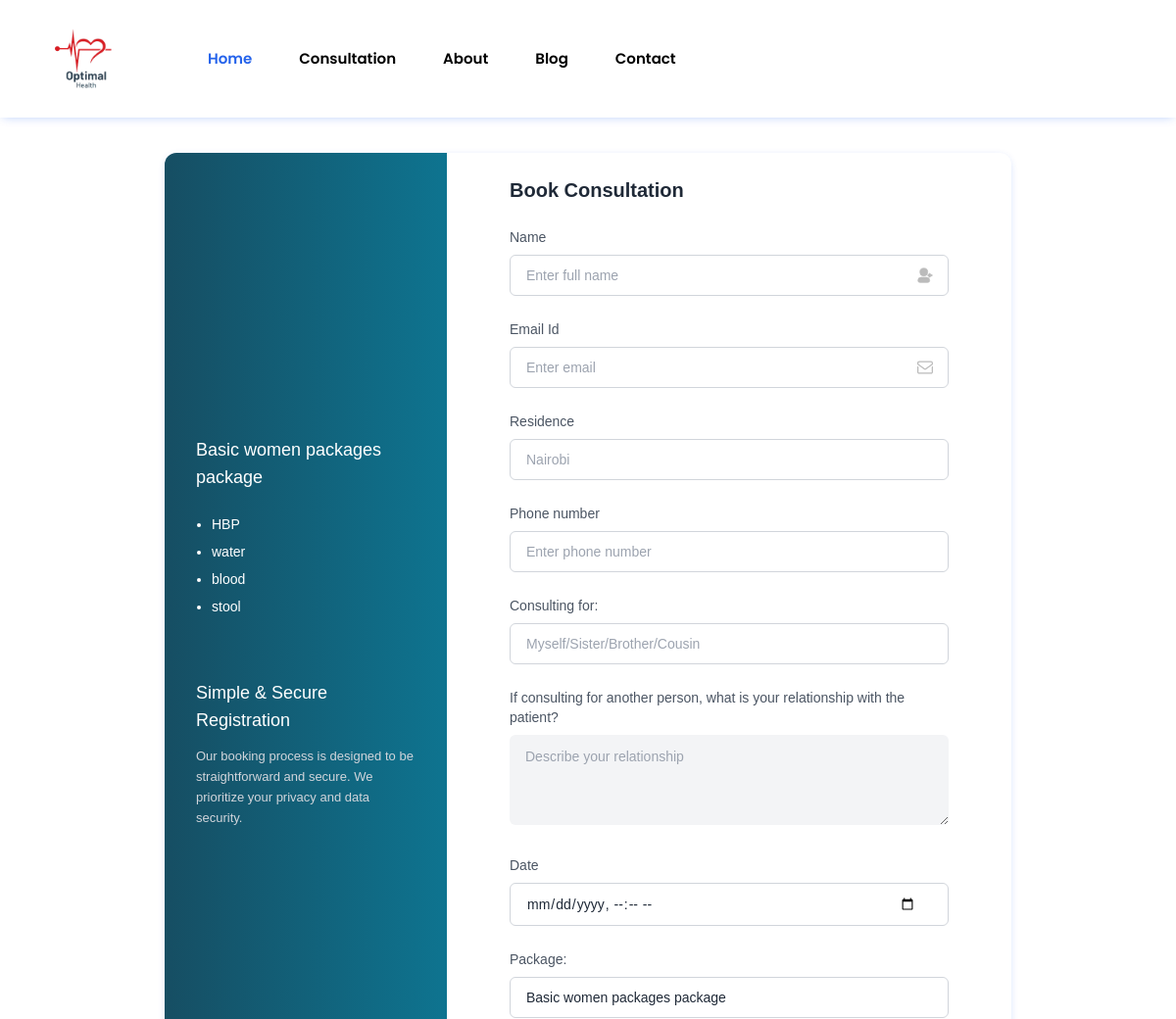
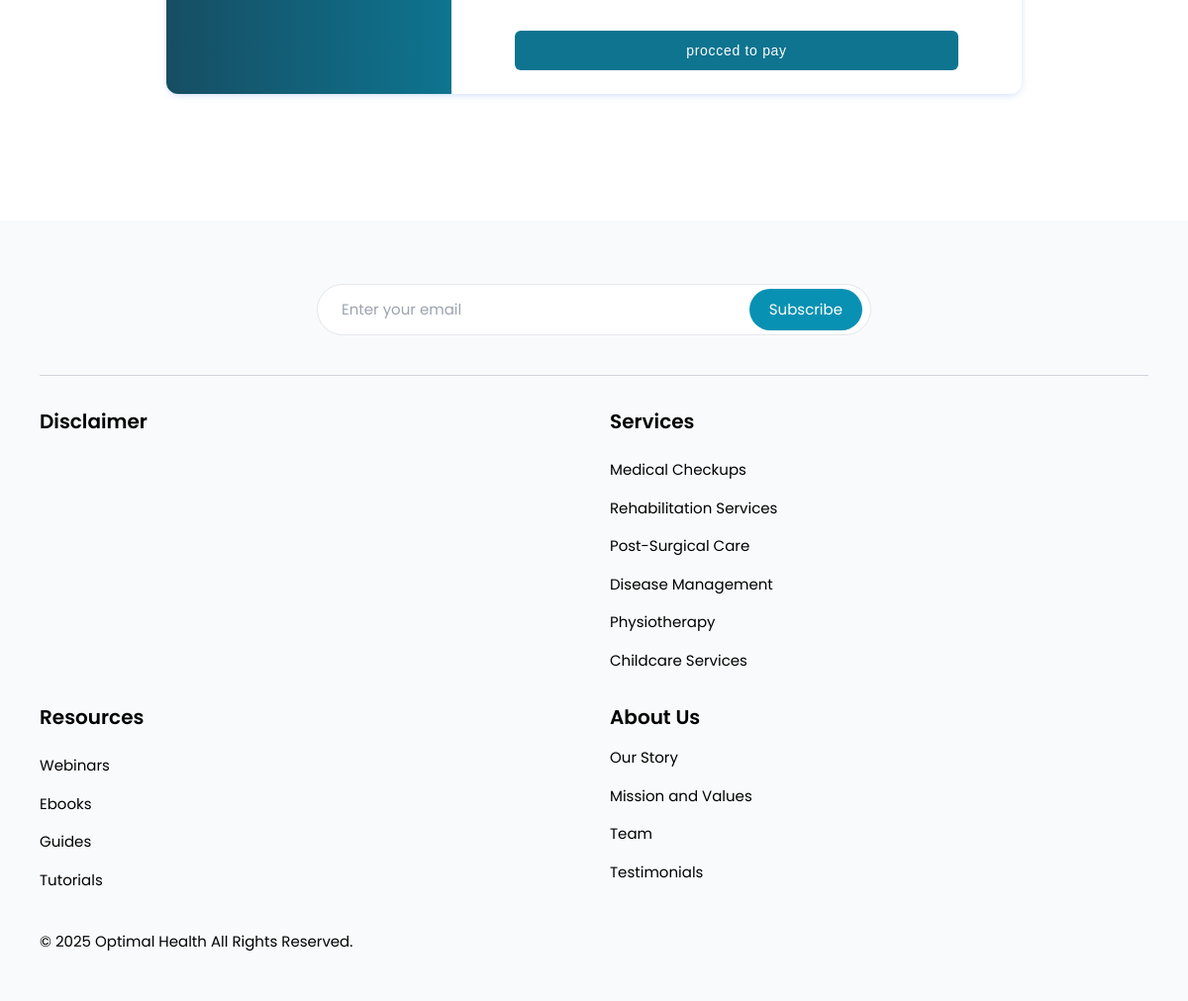
Page /booking_package/2/ on the committed database (2 pictures, top to bottom).
### optimal/models.py (models this page shows, shortened)
class WellnessPackage(models.Model):
    title = models.CharField(max_length=255)
    description = models.TextField()
    image = models.ImageField(upload_to='packages/')
    price = models.DecimalField(max_digits=10, decimal_places=2)
    category = models.ForeignKey(Category, on_delete=models.CASCADE, related_name='packages')
    def get_description_list(self):
        return self.description.split("\n")

### optimal/views.py (the view, shortened to what this page needs)
# urls.py: path('booking_package/<int:pk>/', booking_package, name='booking_package'),
def booking_package(request, pk):
    package = get_object_or_404(WellnessPackage, pk=pk)
    return render(request, 'booking_package.html', {'error': 'All fields are required', 'package': package})
    return render(request, 'booking_package.html',  {'packages': packages})

### templates/booking_package.html (shortened to what this page needs)
{% extends "base.html" %}
{% block content %}
<div class="font-[sans-serif] bg-white max-w-4xl mb-6 flex w-full pt-3 mt-6 items-center mx-auto  p-4">
    <div class="grid md:grid-cols-3 items-center shadow-[0_2px_10px_-3px_rgba(6,81,237,0.3)] rounded-xl overflow-hidden">
      <div class="max-md:order-1 flex flex-col justify-center md:space-y-16 space-y-8 max-md:mt-16 min-h-full bg-gradient-to-r from-cyan-900 to-cyan-700 lg:px-8 px-4 py-4">
        <div>
          <h4 class="text-white text-lg">{{package.title}} package</h4>
          <p class="text-[13px] text-white mt-3 leading-relaxed">
            <ul class="list-disc text-sm text-white space-y-2 pl-4 mt-6">
                {% for item in package.get_description_list %}
                    <li>{{ item }}</li>
                {% endfor %}
              </ul>
          </p>
        </div>
        <div>
          <h4 class="text-white text-lg">Simple & Secure Registration</h4>
          <p class="text-[13px] text-gray-300 mt-3 leading-relaxed">Our booking process is designed to be straightforward and secure. We prioritize your privacy and data security.</p>
        </div>
      </div>
      <form action="" method="post" class="md:col-span-2 w-full py-6 px-6 sm:px-16 max-md:max-w-xl mx-auto">
        <div class="mb-6">
          <h3 class="text-gray-800 text-xl font-bold">Book Consultation</h3>
        </div>
        <div class="space-y-6">
          <div>
            <label class="text-gray-600 text-sm mb-2 block">Name</label>
            <div class="relative flex items-center">
              <input name="full_name" type="text" required class="text-gray-800 bg-white border border-gray-300 w-full text-sm pl-4 pr-8 py-2.5 rounded-md outline-cyan-500" placeholder="Enter full name" />
            </div>
          </div>
          <div>
            <label class="text-gray-600 text-sm mb-2 block">Email Id</label>
            <div class="relative flex items-center">
              <input name="email" type="email" required class="text-gray-800 bg-white border border-gray-300 w-full text-sm pl-4 pr-8 py-2.5 rounded-md outline-cyan-500" placeholder="Enter email" />
            </div>
          </div>
          <div>
            <label class="text-gray-600 text-sm mb-2 block">Residence</label>
            <div class="relative flex items-center">
              <input name="residence" type="text" required class="text-gray-800 bg-white border border-gray-300 w-full text-sm pl-4 pr-8 py-2.5 rounded-md outline-cyan-500" placeholder="Nairobi" />
            </div>
          </div>
          <div>
            <label class="text-gray-600 text-sm mb-2 block">Phone number</label>
            <div class="relative flex items-center">
              <input name="phone_number" type="text" required class="text-gray-800 bg-white border border-gray-300 w-full text-sm pl-4 pr-8 py-2.5 rounded-md outline-cyan-500" placeholder="Enter phone number" />
            </div>
          </div>
          <div>
            <label class="text-gray-600 text-sm mb-2 block">Consulting for:</label>
            <div class="relative flex items-center">
              <input name="patient_consulting" type="text" required class="text-gray-800 bg-white border border-gray-300 w-full text-sm pl-4 pr-8 py-2.5 rounded-md outline-cyan-500" placeholder="Myself/Sister/Brother/Cousin" />
            </div>
          </div>
        <div>
            <label class="text-gray-600 text-sm mb-2 block">If consulting for another person, what is your relationship with the patient?</label>
            <div>
              <textarea name="patient_relationship" placeholder='Describe your relationship' rows="4"
              class="w-full rounded-md px-4 bg-gray-100 text-gray-800 text-sm pt-3 outline-cyan-500 focus:bg-transparent"></textarea>
            </div>
          </div>
          <div>
            <label class="text-gray-600 text-sm mb-2 block">Date</label>
            <div class="relative flex items-center">
              <input name="consultation_date" id="date" type="datetime-local" required class="text-gray-800 bg-white border border-gray-300 w-full text-sm pl-4 pr-8 py-2.5 rounded-md outline-cyan-500" placeholder="" />
            </div>
          </div>
          <div>
            <label class="text-gray-600 text-sm mb-2 block">Package:</label>
            <div class="relative flex items-center">
              <input name="description" type="text" required class="text-gray-800 bg-white border border-gray-300 w-full text-sm pl-4 pr-8 py-2.5 rounded-md outline-cyan-500" readonly value="{{package.title}} package" />
            </div>
          </div>
        </div>
        <div class="mt-8">
          <button type="submit" class="w-full py-2.5 px-4 tracking-wider text-sm rounded-md text-white bg-cyan-700 hover:bg-cyan-800 focus:outline-none">
            procced to pay
          </button>
        </div>
      </form>
    </div>
  </div>
{% endblock %}

### templates/base.html (style rules this page uses)
body { font-family: Poppins, sans-serif; }

### rows in the picture
WellnessPackage: title "Basic women packages", description "Basic women packages package"

### other values in the picture
{{ item }} "HBP" "water" "blood" "stool"
